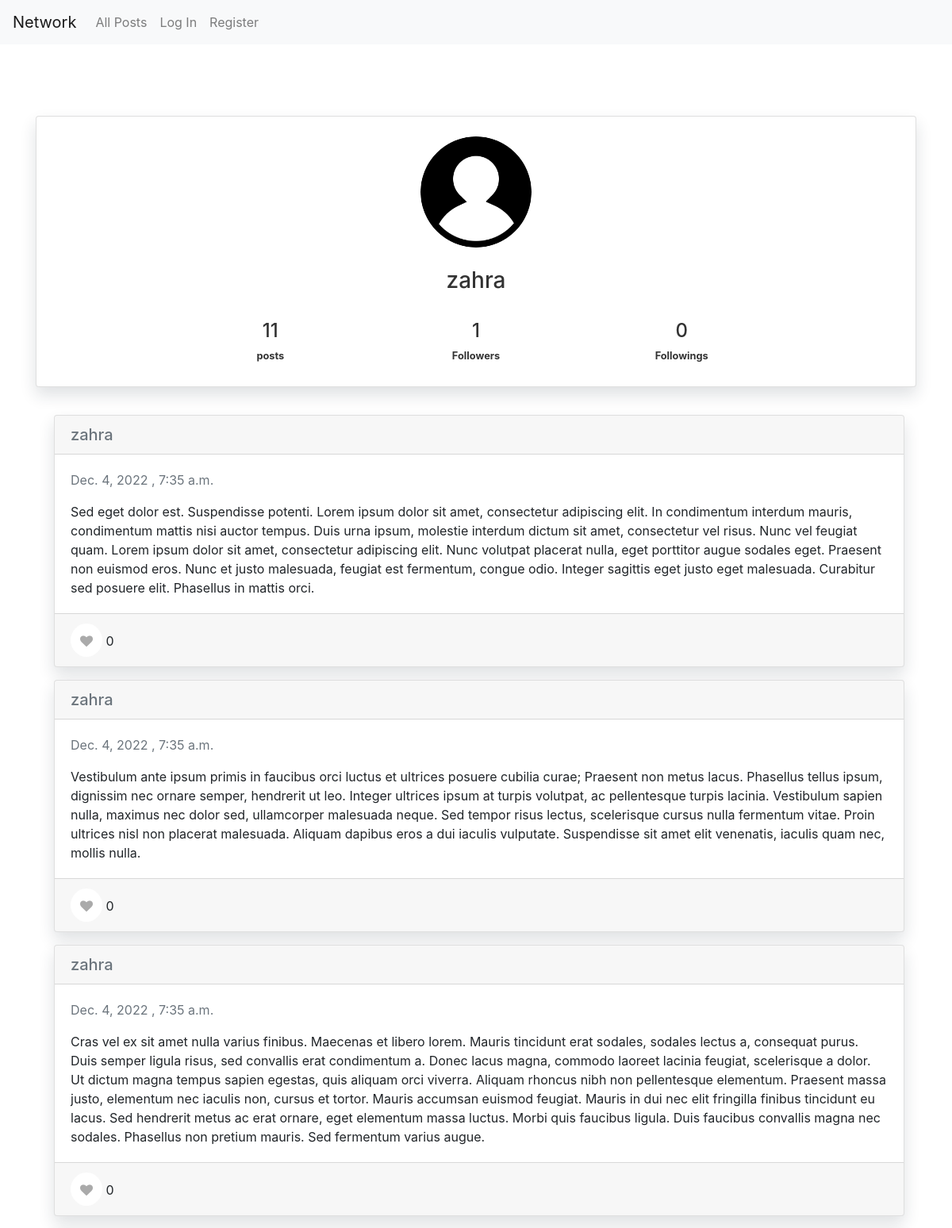
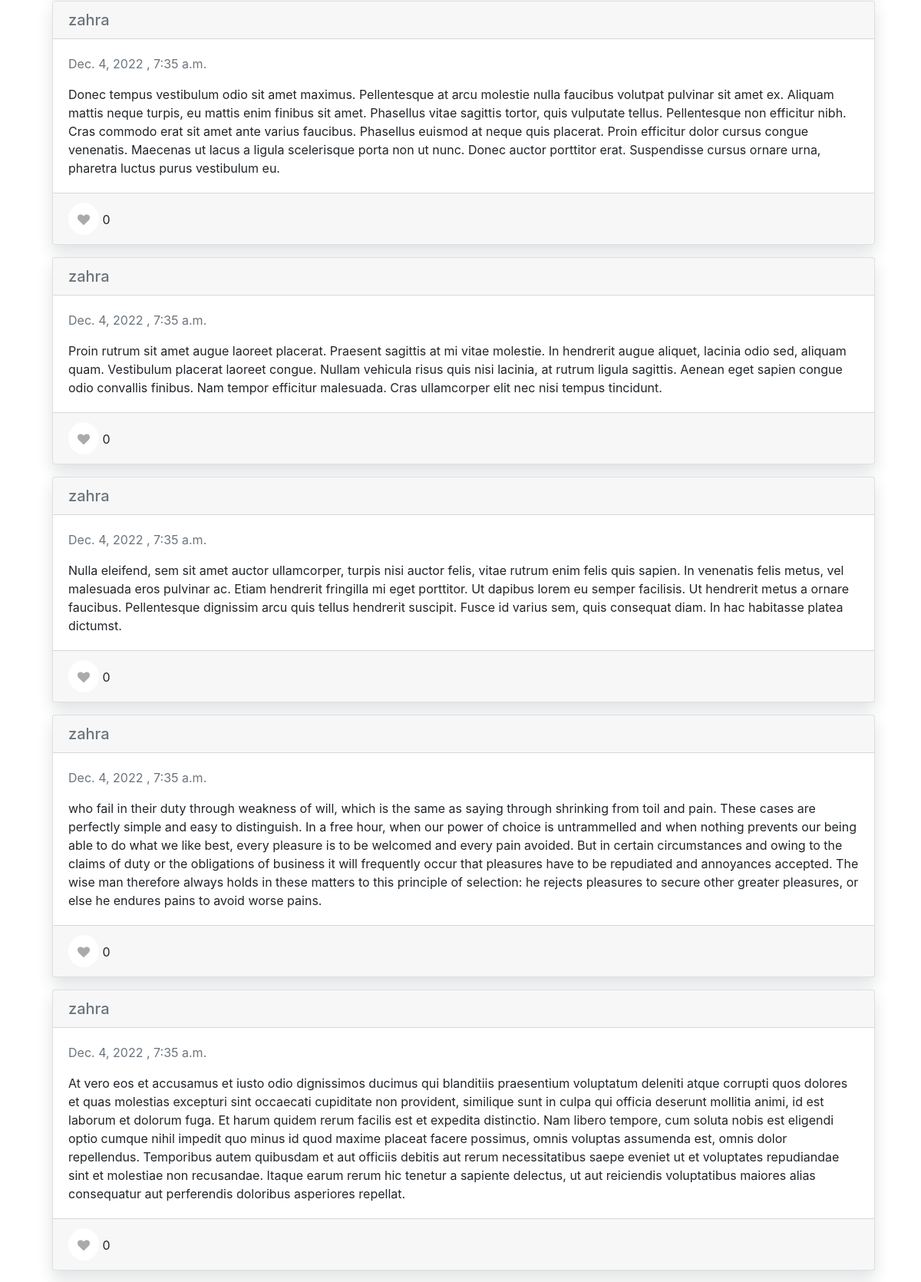
Screenshot of /profile/4 (upper part) with the database file from the repository (2 pictures, top to bottom).
### network/models.py (models this page shows, shortened)
class User(AbstractUser):
   pass

class Post(models.Model):
    content = models.CharField(null = False,max_length=1500)
    createdate = models.DateTimeField(auto_now_add = True)
    user = models.ForeignKey(User,on_delete=models.CASCADE,related_name = "posts")
    class Meta:
        ordering = ["createdate"]

### network/views.py (the view)
# urls.py: path("profile/<int:user_id>", views.profile, name="profile"),
def profile(request,user_id):
    follow_user = User.objects.get(id = user_id)
    followers = follow_user.followings.count()
    followings = follow_user.followers.count()
    posts = follow_user.posts.all().order_by("-createdate")
    list_post = []
    for post in posts:
        is_liked = post.like_set.filter(user = request.user.id).first() is not None
        like_count = post.like_set.count()
        list_post.append({'id':post.id, 'user_id' : post.user.id ,'username' :post.user.username , 'content' : post.content ,
                          'date' : post.createdate.date() , 'time' : post.createdate.time(), 'likecount' : like_count , 'isLiked':is_liked })
    user = User.objects.filter(id = request.user.id).first()
    follower = follow_user.followings.filter(user = user).first()
    paginator = Paginator(list_post, 10) # Show 10 posts per page.
    page_number = int(request.GET.get('page') or 1)
    page_obj = paginator.get_page(page_number)
    return render(request, "network/profile.html",{
        "posts" : page_obj,
        "followers" : followers,
        "followings" : followings,
        "posts_count" : posts.count(),
        "user_info":follow_user,
        "isfollowed": follower is not None
    })

### network/templates/network/profile.html (shortened to what this page needs)
{% extends "network/layout.html" %}
{% load static %}
{% block body %}
<div class="container">
      <div class="img-profile">
      </div>
      <div class="card social-prof">
        <div class="card-body">
          <div class="wrapper">
            <img src="/static/network/user_png.png" alt="" class="user-profile">
            <h3>{{user_info.username}}</h3>
            <div class="row text-center mt-4">
              <div class="col p-2">
                <h4 class="mb-1 line-height-5">{{posts_count}}</h4>
                 <small class="mb-0 font-weight-bold">posts</small>
                </div>
                <div class="col p-2">
                  <h4 class="mb-1 line-height-5" id="followers">{{followers}}</h4>
                   <small class="mb-0 font-weight-bold">Followers</small>
                  </div>
                  <div class="col p-2">
                    <h4 class="mb-1 line-height-5" id="followings">{{followings}}</h4>
                     <small class="mb-0 font-weight-bold">Followings</small>
                    </div>
              </div>
          </div>
        </div>
      </div>
      <div class="col-lg-12">
        {% for post in posts%}
          <div class="mb-3 ml-2">
              <div class="card mb-3">
                  <h5 class="card-header"><a class="h7 text-muted" href="{% url 'profile' post.user_id %}">{{post.username}}</a></h5>
                  <div class="card-body">
                      <p class="card-text"><span class="text-muted  h7 mb-2">{{post.date}} , {{post.time}}</span></p>
                      <p class="card-text content">{{post.content}}</p>
                  </div>
                  <div class="card-footer">
                      <a class="card-link">
                        {% if post.isLiked %}
                        <i class="likes press" data-postId = "{{post.id}}" ></i>
                        {% else %}
                        <i class="likes" data-postId = "{{post.id}}" ></i>
                        {% endif %}
                        <span>{{post.likecount}}</span>
                      </a>
                  </div>
              </div>
          </div>
        {% endfor %}
  </div>
</div>
{% endblock %}

### network/templates/network/layout.html (shortened to what this page needs)
{% load static %}
<!DOCTYPE html>
<html lang="en">
    <head>
        <link rel="stylesheet" href="https://stackpath.bootstrapcdn.com/bootstrap/4.4.1/css/bootstrap.min.css">
        <link href="{% static 'network/styles.css' %}" rel="stylesheet">
        <link rel="stylesheet" href="https://cdnjs.cloudflare.com/ajax/libs/font-awesome/4.7.0/css/font-awesome.min.css">
    </head>
    <body>
        <nav class="navbar navbar-expand-lg navbar-light bg-light">
            <a class="navbar-brand" href="#">Network</a>
            <div>
              <ul class="navbar-nav mr-auto">
                <li class="nav-item">
                  <a class="nav-link AllPosts-link" href="{% url 'index' %}">All Posts</a>
                </li>
                {% if user.is_authenticated %}
                    <li class="nav-item">
                        <a class="nav-link Following-link" href="{% url 'following' %}">Following</a>
                    </li>
                    <li class="nav-item">
                        <a class="nav-link LogOut_Link" href="{% url 'logout' %}">Log Out</a>
                    </li>
                {% else %}
                    <li class="nav-item">
                        <a class="nav-link LogIn_Link" href="{% url 'login' %}">Log In</a>
                    </li>
                    <li class="nav-item">
                        <a class="nav-link" href="{% url 'register' %}">Register</a>
                    </li>
                {% endif %}
              </ul>
            </div>
          </nav>
        <div class="body">
            {% block body %}
            {% endblock %}
        </div>
    </body>
</html>

### network/static/network/styles.css (style rules this page uses)
.likes { cursor:pointer; padding:10px 12px 8px; background:#fff; border-radius:50%; display:inline-block; margin:0; color:#aaa; }
.likes:before { font-family:fontawesome; content:'\f004'; font-style:normal; }
.card { margin-bottom: 35px; box-shadow: 0 10px 20px 0 rgb(26 44 57 / 14%); border-radius: 0.25rem; }
.img-profile { height: 90px; }
.social-prof { color: #333; text-align: center; }
.social-prof .wrapper { width: 70%; margin: auto; }
.social-prof img { width: 150px; height: 150px; border-radius: 50%; margin-bottom: 20px; border: 5px solid #fff; }

### rows the page displays
User: username "zahra", date "Dec. 4, 2022", time "7:35 a.m.", content "Sed eget dolor est. Suspendisse potenti. Lorem ipsum dolor sit amet, consectetur adipiscing elit. In condimentum interdum mauris, condimentum mattis nisi auctor tempus. Duis urna ipsum, molestie interdum dictum sit amet, consectetur vel risus. Nunc vel feugiat quam. Lorem ipsum dolor sit amet, consectetur adipiscing elit. Nunc volutpat placerat nulla, eget porttitor augue sodales eget. Praesent non euismod eros. Nunc et justo malesuada, feugiat est fermentum, congue odio. Integer sagittis eget justo eget malesuada. Curabitur sed posuere elit. Phasellus in mattis orci.", likecount "0", content "Vestibulum ante ipsum primis in faucibus orci luctus et ultrices posuere cubilia curae; Praesent non metus lacus. Phasellus tellus ipsum, dignissim nec ornare semper, hendrerit ut leo. Integer ultrices ipsum at turpis volutpat, ac pellentesque turpis lacinia. Vestibulum sapien nulla, maximus nec dolor sed, ullamcorper malesuada neque. Sed tempor risus lectus, scelerisque cursus nulla fermentum vitae. Proin ultrices nisl non placerat malesuada. Aliquam dapibus eros a dui iaculis vulputate. Suspendisse sit amet elit venenatis, iaculis quam nec, mollis nulla.", content "Cras vel ex sit amet nulla varius finibus. Maecenas et libero lorem. Mauris tincidunt erat sodales, sodales lectus a, consequat purus. Duis semper ligula risus, sed convallis erat condimentum a. Donec lacus magna, commodo laoreet lacinia feugiat, scelerisque a dolor. Ut dictum magna tempus sapien egestas, quis aliquam orci viverra. Aliquam rhoncus nibh non pellentesque elementum. Praesent massa justo, elementum nec iaculis non, cursus et tortor. Mauris accumsan euismod feugiat. Mauris in dui nec elit fringilla finibus tincidunt eu lacus. Sed hendrerit metus ac erat ornare, eget elementum massa luctus. Morbi quis faucibus ligula. Duis faucibus convallis magna nec sodales. Phasellus non…", content "Donec tempus vestibulum odio sit amet maximus. Pellentesque at arcu molestie nulla faucibus volutpat pulvinar sit amet ex. Aliquam mattis neque turpis, eu mattis enim finibus sit amet. Phasellus vitae sagittis tortor, quis vulputate tellus. Pellentesque non efficitur nibh. Cras commodo erat sit amet ante varius faucibus. Phasellus euismod at neque quis placerat. Proin efficitur dolor cursus congue venenatis. Maecenas ut lacus a ligula scelerisque porta non ut nunc. Donec auctor porttitor erat. Suspendisse cursus ornare urna, pharetra luctus purus vestibulum eu.", content "Proin rutrum sit amet augue laoreet placerat. Praesent sagittis at mi vitae molestie. In hendrerit augue aliquet, lacinia odio sed, aliquam quam. Vestibulum placerat laoreet congue. Nullam vehicula risus quis nisi lacinia, at rutrum ligula sagittis. Aenean eget sapien congue odio convallis finibus. Nam tempor efficitur malesuada. Cras ullamcorper elit nec nisi tempus tincidunt.", content "Nulla eleifend, sem sit amet auctor ullamcorper, turpis nisi auctor felis, vitae rutrum enim felis quis sapien. In venenatis felis metus, vel malesuada eros pulvinar ac. Etiam hendrerit fringilla mi eget porttitor. Ut dapibus lorem eu semper facilisis. Ut hendrerit metus a ornare faucibus. Pellentesque dignissim arcu quis tellus hendrerit suscipit. Fusce id varius sem, quis consequat diam. In hac habitasse platea dictumst.", content "who fail in their duty through weakness of will, which is the same as saying through shrinking from toil and pain. These cases are perfectly simple and easy to distinguish. In a free hour, when our power of choice is untrammelled and when nothing prevents our being able to do what we like best, every pleasure is to be welcomed and every pain avoided. But in certain circumstances and owing to the claims of duty or the obligations of business it will frequently occur that pleasures have to be repudiated and annoyances accepted. The wise man therefore always holds in these matters to this principle of selection: he rejects pleasures to secure other greater pleasures, or else he endures pains…", content "At vero eos et accusamus et iusto odio dignissimos ducimus qui blanditiis praesentium voluptatum deleniti atque corrupti quos dolores et quas molestias excepturi sint occaecati cupiditate non provident, similique sunt in culpa qui officia deserunt mollitia animi, id est laborum et dolorum fuga. Et harum quidem rerum facilis est et expedita distinctio. Nam libero tempore, cum soluta nobis est eligendi optio cumque nihil impedit quo minus id quod maxime placeat facere possimus, omnis voluptas assumenda est, omnis dolor repellendus. Temporibus autem quibusdam et aut officiis debitis aut rerum necessitatibus saepe eveniet ut et voluptates repudiandae sint et molestiae non recusandae. Itaque…"

### other values shown
{{ posts_count }} "11"
{{ followers }} "1"
{{ followings }} "0"
